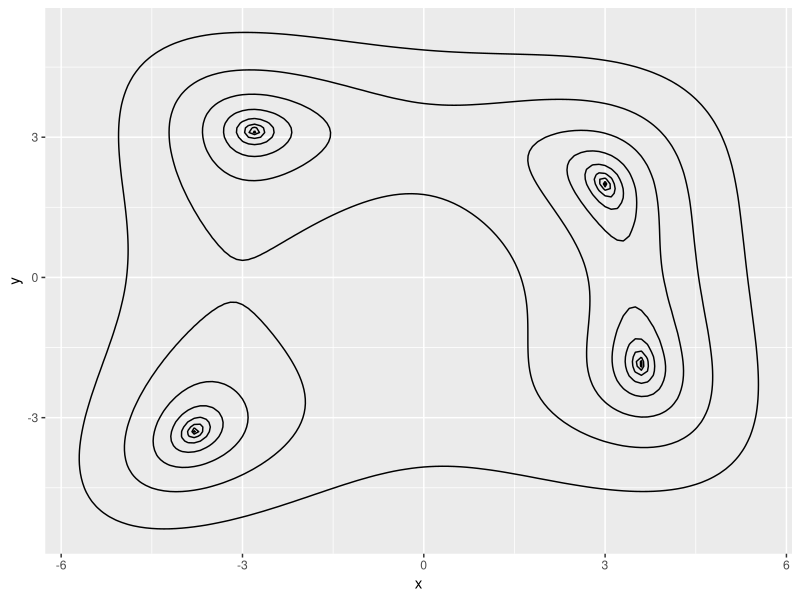
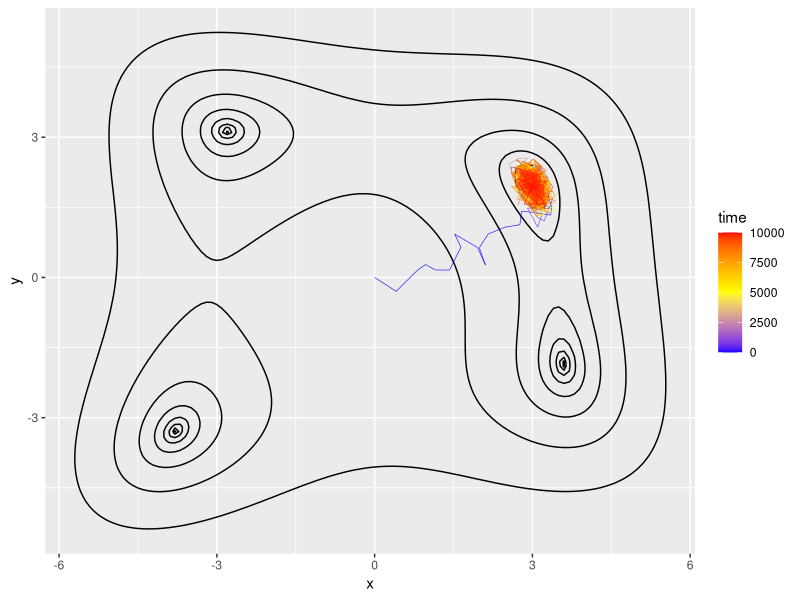
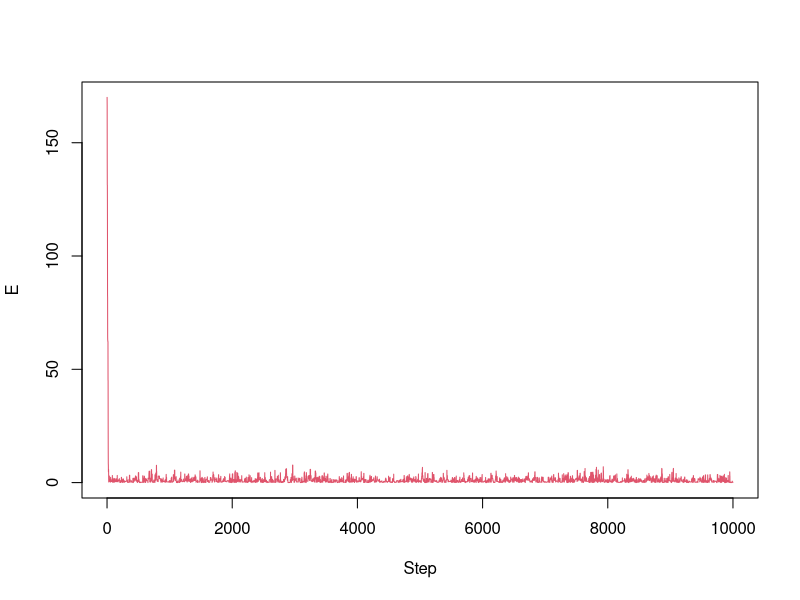
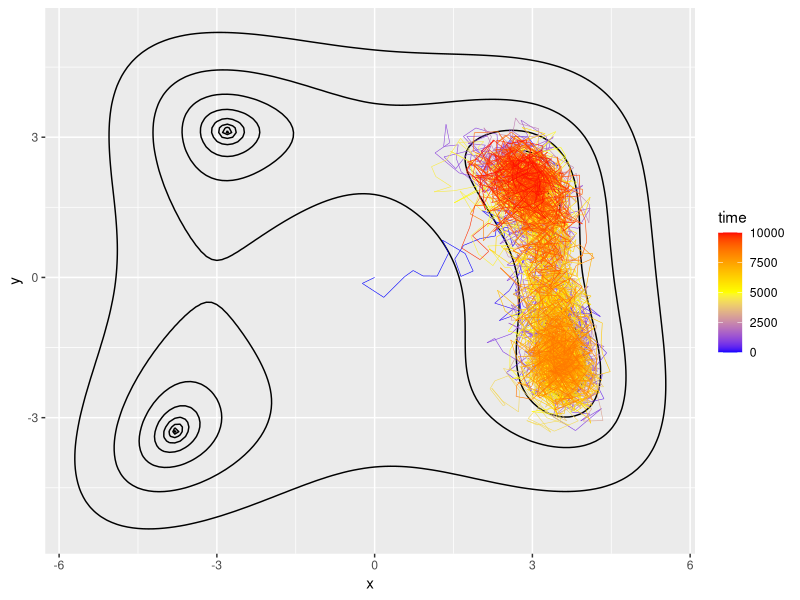
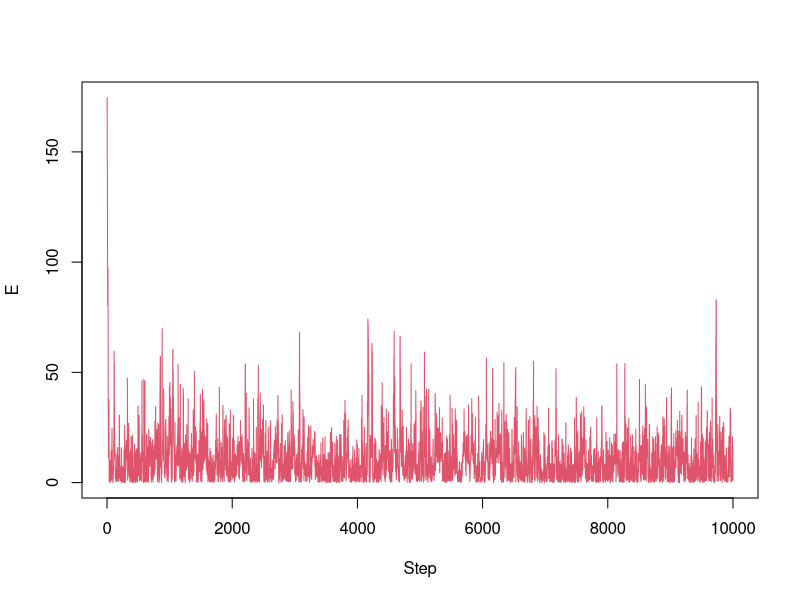
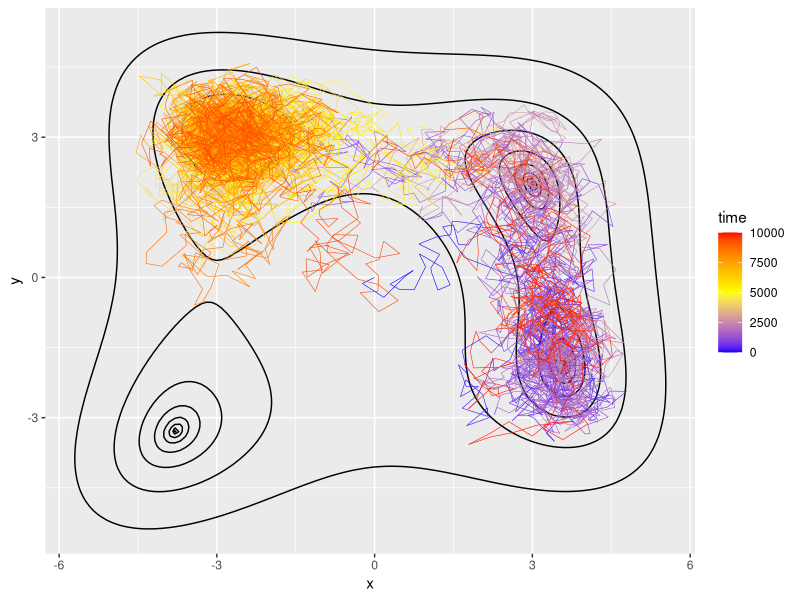
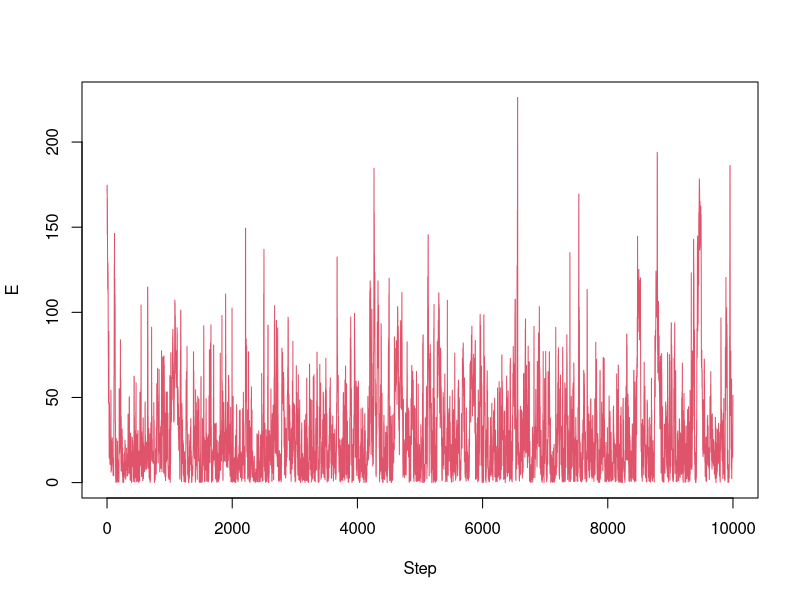
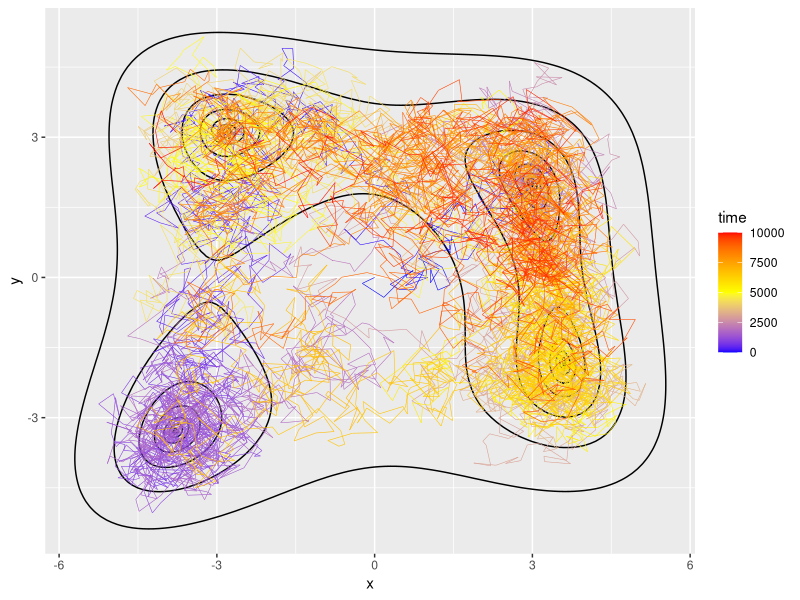

Write the R code that produced these figures, in order.
## ---- chunk 1
knitr::opts_chunk$set(echo = TRUE)
## ---- chunk 2
library(ggplot2)
f_Himmelblau <- function(x){
  f1 = x[1]**2+x[2]-11
  f2 = x[1]+x[2]**2-7
  return(f1**2+f2**2)
}

x_all = seq(-6,6, by =0.1)
y_all = seq(-6,6, by =0.1)
data = expand.grid(x_all, y_all)
colnames(data) = c("x", "y")
z_all = apply(data, MARGIN = 1, f_Himmelblau)
data$z = z_all
p = ggplot(data, aes(x=x, y=y, z = z)) + geom_contour(breaks = 10^(seq(-2,2.5, by =0.5)), colour = "black")
p
## ---- chunk 3
mh <- function(n, func, x0, nstep, dx_max, temp, ifprint = F){
  # n: number of variables
  # func: function to optimize func(x); x: vector of size n
  # x0: initial condition, vector of size n
  # nstep: number of steps
  # dx_max: maximum step size (chosen from a uniform distribution)
  # temp: temperature 
  # ifprint: logical, print messages (acceptance rate)
  x = matrix(0, nrow = nstep+1, ncol = n)
  e = numeric(nstep+1)
  
  x[1,] = x0
  e[1] = func(x[1,])
  num_accept = 0
  for(i in 1:nstep){
    dx = runif(n = n, min = -dx_max, max = dx_max)
    xnew = x[i,] + dx
    enew = func(xnew)
    de = enew - e[i]
    if((de < 0) || (runif(1) <  exp(-de/temp))){
      x[i+1,] = xnew
      e[i+1] = enew
      num_accept = num_accept + 1
    }else{
      x[i+1,] = x[i,]
      e[i+1] = e[i]
    }
  }
  rate = num_accept/nstep
  if(ifprint)print(paste0("Acceptance rate ", rate))
  return(list(x = x, e = e, rate = rate))
}
## ---- chunk 4
temp_all = c(1, 10, 30, 50)
for(i in 1:4){
  set.seed(1)
  nstep = 10^4
  results_mh = mh(n = 2, func = f_Himmelblau, x0 = numeric(2), nstep = nstep, dx_max = 0.5, 
                          temp = temp_all[i], ifprint = T)
  traj = as.data.frame(results_mh$x)
  colnames(traj) = c("x", "y")
  traj$z = 0:nstep
  traj$time = 0:nstep
  print(p + geom_path(data=traj, aes(x=x, y=y, color = time), size = 0.2) +
      scale_colour_gradient2(low = "blue", mid = "yellow" , high = "red", midpoint=nstep/2))
  plot(0:nstep, results_mh$e, type = "l", col = 2, xlab = "Step", ylab = "E")
}
## ---- chunk 5
sa_linear <- function(n, func, nstep, dx_max, temp_max, scaling, nint, ifprint = F){
  # n: number of variables
  # func: function to optimize func(x); x: vector of size n
  # nstep: number of steps
  # dx_max: maximum step size (chosen from a uniform distribution)
  # temp_max: maximum (initial) temperature 
  # scaling: temperature scaling factor
  # nint: number of intervals
  # ifprint: logical, print messages (acceptance rate)
  x = matrix(0, nrow = nstep+1, ncol = n)
  e = numeric(nstep+1)
  t = seq(temp_max, 0, by = - temp_max/nstep)

  x[1,] = numeric(n)
  e[1] = func(x[1,])
  num_accept = 0
  for(i in 1:nstep){
    dx = runif(n = n, min = -dx_max, max = dx_max)
    xnew = x[i,] + dx
    enew = func(xnew)
    de = enew - e[i]
    if((de < 0) || (runif(1) <  exp(-de/t[i]))){
      x[i+1,] = xnew
      e[i+1] = enew
      num_accept = num_accept + 1
    }else{
      x[i+1,] = x[i,]
      e[i+1] = e[i]
    }
  }
  if(ifprint)print(paste0("Acceptance rate ", num_accept/nstep))
  return(list(x = x, e = e, t = t))
}
## ---- chunk 6
set.seed(1)
nstep = 10^4
results_sa = sa_linear(n = 2, func = f_Himmelblau,  nstep = nstep, dx_max = 0.5, 
                       temp_max = 50, scaling = 0.99, ifprint = T)
plot(results_sa$t, type = "l", xlab = "Steps", ylab = "Temperature")
traj = as.data.frame(results_sa$x)
colnames(traj) = c("x", "y")
traj$z = results_sa$t
traj$time = 0:nstep
print(p + geom_path(data=traj, aes(x=x, y=y, color = time), size = 0.2) +
    scale_colour_gradient2(low = "blue", mid = "yellow" , high = "red", midpoint=nstep/2))
print(paste0("Final e: ",results_sa$e[nstep+1]))
print(paste0(c("Final xy: ",results_sa$x[nstep+1,])))
## ---- chunk 7
sa_geometric <- function(n, func, nstep, dx_max, temp_max, scaling, ifprint = F){
  # n: number of variables
  # func: function to optimize func(x); x: vector of size n
  # nstep: number of steps
  # dx_max: maximum step size (chosen from a uniform distribution)
  # temp_max: maximum (initial) temperature 
  # scaling: temperature scaling factor
  # ifprint: logical, print messages (acceptance rate)
  x = matrix(0, nrow = nstep+1, ncol = n)
  e = numeric(nstep+1)
  t = temp_max * scaling ** (0:nstep)
  
  x[1,] = numeric(n)
  e[1] = func(x[1,])
  num_accept = 0
  for(i in 1:nstep){
    dx = runif(n = n, min = -dx_max, max = dx_max)
    xnew = x[i,] + dx
    enew = func(xnew)
    de = enew - e[i]
    if((de < 0) || (runif(1) <  exp(-de/t[i]))){
      x[i+1,] = xnew
      e[i+1] = enew
      num_accept = num_accept + 1
    }else{
      x[i+1,] = x[i,]
      e[i+1] = e[i]
    }
  }
  if(ifprint)print(paste0("Acceptance rate ", num_accept/nstep))
  return(list(x = x, e = e, t = t))
}
## ---- chunk 8
for(i in c(1,2,3,5)){
  set.seed(i)   # different seeds
  nstep = 10^4
  results_sa = sa_geometric(n = 2, func = f_Himmelblau, nstep = nstep, dx_max = 0.5, 
                        temp_max = 50, scaling = 0.999, ifprint = T)
  traj = as.data.frame(results_sa$x)
  colnames(traj) = c("x", "y")
  traj$z = results_sa$t
  traj$time = 0:nstep
  print(p + geom_path(data=traj, aes(x=x, y=y, color = time), size = 0.2) +
      scale_colour_gradient2(low = "blue", mid = "yellow" , high = "red", midpoint=nstep/2))
  print(paste0("Final e: ",results_sa$e[nstep+1]))
  print(paste0(c("Final xy: ",results_sa$x[nstep+1,])))
}
plot(results_sa$t, type = "l", xlab = "Steps", ylab = "Temperature")
## ---- chunk 9
pt_2rep <- function(n, func, x0, niter, nstep, dx_max, temp, ifprint = F) {
  # n: number of variables
  # func: function to optimize func(x); x: vector of size n
  # x0: initial condition, matrix of dimension (n, 2)
  # niter: number of iterations 
  # nstep: number of steps in each iteration
  # dx_max: maximum step size (chosen from a uniform distribution), vector of size 2
  # temp: vector of size nrep, temperatures of all replica, vector of size 2
  # ifprint: logical, print messages (acceptance rate)
  
  x1 = matrix(0, nrow = niter*(nstep+1), ncol = n)
  x2 = matrix(0, nrow = niter*(nstep+1), ncol = n)
  e1 = numeric(niter*(nstep+1))
  e2 = numeric(niter*(nstep+1))
  
  x1[1,] = x0[1,]
  x2[1,] = x0[2,]
  num_accept = 0    # counting the number of accepted swaps
  rate_rep = numeric(2)  # computing the average acceptance rate for each replica
  for(i in 1:niter){
    start = (i-1)*(nstep + 1) + 1
    end = i*(nstep+1)
    
    results_1 = mh(n, func, x1[start,], nstep, dx_max = dx_max[1], temp = temp[1])
    results_2 = mh(n, func, x2[start,], nstep, dx_max = dx_max[2], temp = temp[2])
      
    # save the sampling
    x1[start:end,] = results_1$x
    x2[start:end,] = results_2$x
    e1[start:end] = results_1$e
    e2[start:end] = results_2$e
    
    rate_rep[1] = rate_rep[1] + results_1$rate
    rate_rep[2] = rate_rep[2] + results_2$rate
    
    #check switching or not
    if(i == niter)break  # not for the last iteration
    a =  exp((e1[end] - e2[end])*(1/temp[1] - 1/temp[2]))
    if(runif(1) < a){
      num_accept = num_accept + 1
      x1[end+1,] = x2[end,]
      x2[end+1,] = x1[end,]
      e1[end+1] = e2[end]
      e2[end+1] = e1[end]
    }else{
      x1[end+1,] = x1[end,]
      x2[end+1,] = x2[end,]
      e1[end+1] = e1[end]
      e2[end+1] = e2[end]
    }
  }
  if(ifprint){
    print(paste0("Replica swapping acceptance rate ", num_accept/niter))
    print(paste0(c("Acceptance rate for each replica", rate_rep/niter)))
  }
  return(list(x1 = x1, x2 = x2, e1 = e1, e2 = e2))
}
  
## ---- chunk 10
set.seed(1)
n = 2
x0 = matrix(0, nrow = 2, ncol = n)
niter = 10^2
nstep = 10^2
dx_max = c(1, 2)
temp = c(10, 50)
nstep_tot = niter*(nstep+1)
results_pt = pt_2rep(n = n, func = f_Himmelblau, x0 = x0, niter = niter,
                    nstep = nstep, dx_max = dx_max, temp = temp, ifprint = T)
traj1 = as.data.frame(results_pt$x1)
colnames(traj1) = c("x", "y")
traj1$z = 1:nstep_tot
traj1$time = 1:nstep_tot
print(p + geom_path(data=traj1, aes(x=x, y=y, color = time), size = 0.2) +
    scale_colour_gradient2(low = "blue", mid = "yellow" , high = "red", midpoint=nstep_tot/2))

traj2 = as.data.frame(results_pt$x2)
colnames(traj2) = c("x", "y")
traj2$z = 1:nstep_tot
traj2$time = 1:nstep_tot
print(p + geom_path(data=traj2, aes(x=x, y=y, color = time), size = 0.2) +
    scale_colour_gradient2(low = "blue", mid = "yellow" , high = "red", midpoint=nstep_tot/2))
## ---- chunk 11
pt_multi <- function(n, func, x0, nrep, niter, nstep, dx_max, temp, ifprint = F) {
  # n: number of variables
  # func: function to optimize func(x); x: vector of size n
  # x0: initial condition, matrix of dimension (n, nrep)
  # nrep: number of replicas
  # niter: number of iterations 
  # nstep: number of steps in each iteration
  # dx_max: maximum step size (chosen from a uniform distribution), vector of size nrep
  # temp: vector of size nrep, temperatures of all replica, vector of size nrep
  # ifprint: logical, print messages (acceptance rate)
  
  mh_rep <- function(ind){
    return(mh(n, func, x[[ind]][start,], nstep, dx_max = dx_max[ind], temp = temp[ind]))
  }
  
  x = lapply(1:nrep, function(x) matrix(0, nrow = niter*(nstep+1), ncol = n))
  e = matrix(0, nrow = niter*(nstep+1), ncol = nrep)
  
  for(i in 1:nrep){
    x[[i]][1,] = x0[i,]
  }
  num_accept = numeric(nrep-1)    # counting the number of accepted swaps
  num_proposed = numeric(nrep-1)    # counting the number of attempted swaps
  rate_rep = numeric(nrep)  # computing the average acceptance rate for each replica
  for(i in 1:niter){
    start = (i-1)*(nstep+1) + 1
    end = i*(nstep+1)
    
    results = lapply(1:nrep, mh_rep)
    
    # save the sampling
    for(j in 1:nrep){
      x[[j]][start:end,] = results[[j]]$x
      e[start:end,j] = results[[j]]$e
      rate_rep[j] = rate_rep[j] + results[[j]]$rate
    }
    
    #check switching or not
    if(i == niter)break  # not for the last iteration
    
    for(j in 1:nrep){
      x[[j]][end+1,] = x[[j]][end,]
      e[end+1,j] = e[end,j]
    }
    
    if(i %% 2 == 1){
      j_seq = seq(3, nrep, 2)
    }else{
      j_seq = seq(2, nrep, 2)
    }
    for(j in j_seq){ # swapping from high temperature first
      num_proposed[j-1] = num_proposed[j-1] + 1
      a =  exp((e[end,j-1] - e[end, j])*(1/temp[j-1] - 1/temp[j]))
      if(runif(1) < a){
        num_accept[j-1] = num_accept[j-1] + 1
        x[[j-1]][end+1,] = x[[j]][end,]
        x[[j]][end+1,] = x[[j-1]][end,]
        e[end+1,j-1] = e[end,j]
        e[end+1,j] = e[end,j-1]
      } # no need to update for a rejection, the end+1 step has been updated earlier.
    }
  }
  if(ifprint){
    print(paste0(c("Replica swapping acceptance rate ", num_accept/num_proposed)))
    print(paste0(c("Acceptance rate for each replica", rate_rep/niter)))
  }
  return(list(x = x, e = e))
}
## ---- chunk 12
set.seed(1)
n = 2
nrep = 6
x0 = matrix(0, nrow = nrep, ncol = n)
niter = 100
nstep = 100
dx_max = c(0.3, 0.5, 0.7, 1, 1.5, 2.5)
temp = c(2.3, 5, 10, 20, 40, 80)
nstep_tot = niter*(nstep+1)

results_pt = pt_multi(n = n, func = f_Himmelblau, x0 = x0, nrep = nrep, niter = niter,
                    nstep = nstep, dx_max = dx_max, temp = temp, ifprint = T)
for(i in 1:nrep){
  traj = as.data.frame(results_pt$x[[i]])
  colnames(traj) = c("x", "y")
  traj$z = 1:nstep_tot
  traj$time = 1:nstep_tot
  print(p + geom_path(data=traj, aes(x=x, y=y, color = time), size = 0.2) +
      scale_colour_gradient2(low = "blue", mid = "yellow" , high = "red", midpoint=nstep_tot/2))
}

print(paste0(c("Mean energy per replica: ", sapply(1:nrep, function(i){return (mean(results_pt$e[,i]))}))))
## ---- chunk 13
plot(1:nstep_tot,results_pt$x[[1]][,1], type = "l", col = 2, xlab = "Steps", ylab = "Coordinates", ylim = c(-6,6))
lines(1:nstep_tot,results_pt$x[[1]][,2], type = "l", col = 4)
legend("bottomright", inset=0.02, 
       legend = c("x", "y"),
       col=c(2,4), lty=1, cex=0.8)

plot(1:nstep_tot,results_pt$x[[4]][,1], type = "l", col = 2, xlab = "Steps", ylab = "Coordinates", ylim = c(-6,6))
lines(1:nstep_tot,results_pt$x[[4]][,2], type = "l", col = 4)
legend("bottomright", inset=0.02, 
       legend = c("x", "y"),
       col=c(2,4), lty=1, cex=0.8)

plot(1:nstep_tot,results_pt$x[[6]][,1], type = "l", col = 2, xlab = "Steps", ylab = "Coordinates", ylim = c(-6,6))
lines(1:nstep_tot,results_pt$x[[6]][,2], type = "l", col = 4)
legend("bottomright", inset=0.02, 
       legend = c("x", "y"),
       col=c(2,4), lty=1, cex=0.8)
## ---- chunk 14
st <- function(n, func, x0, nstep, alpha, dx_max, ntemp, temp_all, weight_all, ifprint = F) {
  # n: number of variables
  # func: function to optimize func(x); x: vector of size n
  # x0: initial condition, vector of size n
  # nstep: number of steps in each iteration
  # alpha: mixing parameter (% of MCMC step v.s temperature step)
  # dx_max: maximum step size (chosen from a uniform distribution), vector of size nrep
  # ntemp : number of temperatures (T1 < T2 < T3 ... < Tntemp)
  # temp_all: vector of size ntemp, temperatures 
  # ifprint: logical, print messages (acceptance rate)
  
  x = matrix(0, nrow = nstep+1, ncol = n)
  ind_t = integer(nstep+1)
  e = numeric(nstep+1)
  
  x[1,] = x0
  ind_t[1] = sample(ntemp,1)
  e[1] = func(x[1,])
  num_accept = numeric(2)
  num_tot = numeric(2)
  for(i in 1:nstep){
    temp = temp_all[ind_t[i]]
    
    if(runif(1) <= alpha){
      num_tot[1] = num_tot[1] + 1
      ind_t[i+1] = ind_t[i]
      dx = runif(n = n, min = -dx_max, max = dx_max)
      xnew = x[i,] + dx
      enew = func(xnew)
      de = enew - e[i]
      if((de < 0) || (runif(1) <  exp(-de/temp))){
        x[i+1,] = xnew
        e[i+1] = enew
        num_accept[1] = num_accept[1] + 1
      }else{
        x[i+1,] = x[i,]
        e[i+1] = e[i]
      }
    }else{
        num_tot[2] = num_tot[2] + 1
        if(sample(2,1) == 1){
          ind_t_new = max(1, ind_t[i]-1)
        }else{
          ind_t_new = min(ind_t[i]+1, ntemp)
        }
        temp_new = temp_all[ind_t_new]
        if(runif(1) < weight_all[ind_t_new]/weight_all[ind_t[i]] 
           * exp(-e[i]*(1/temp_new - 1/temp))){
          ind_t[i+1] = ind_t_new
          x[i+1,] = x[i,]
          e[i+1] = e[i]
          num_accept[2] = num_accept[2] + 1
        }else{
          ind_t[i+1] = ind_t[i]
          x[i+1,] = x[i,]
          e[i+1] = e[i]
        }
    }
  }
  rate = num_accept/num_tot
  if(ifprint)print(paste0(c("Acceptance rate ", rate)))
  return(list(x = x, e = e, ind_t = ind_t))
}
## ---- chunk 15
set.seed(1)
n = 2
x0 = numeric(n)
nstep = 10^4
alpha = 0.9
dx_max = 1
temp_all = seq(5,80,5)
ntemp = length(temp_all)
weight_all = seq(5, 1, by = - 4/(ntemp-1))
results_st = st(n = n, func = f_Himmelblau, x0 = x0, nstep = nstep, alpha = alpha, 
               dx_max = dx_max, ntemp = ntemp, temp_all = temp_all, 
               weight_all = weight_all, ifprint = T)

traj = as.data.frame(results_st$x)
colnames(traj) = c("x", "y")
traj$z = 1:(nstep+1)
traj$time = 1:(nstep+1)
print(p + geom_path(data=traj, aes(x=x, y=y, color = time), size = 0.2) +
    scale_colour_gradient2(low = "blue", mid = "yellow" , high = "red", midpoint=nstep/2))

plot(0:nstep,temp_all[results_st$ind_t], type = "l", col = 2, xlab = "Steps", ylab = "Temperature")
plot(0:nstep,results_st$e, type = "l", col = 2, xlab = "Steps", ylab = "E")

plot(0:nstep,results_st$x[,1], type = "l", col = 2, xlab = "Steps", ylab = "Coordinates", ylim = c(-6,6))
lines(0:nstep,results_st$x[,2], type = "l", col = 4)
legend("bottomright", inset=0.02, 
       legend = c("x", "y"),
       col=c(2,4), lty=1, cex=0.8)
